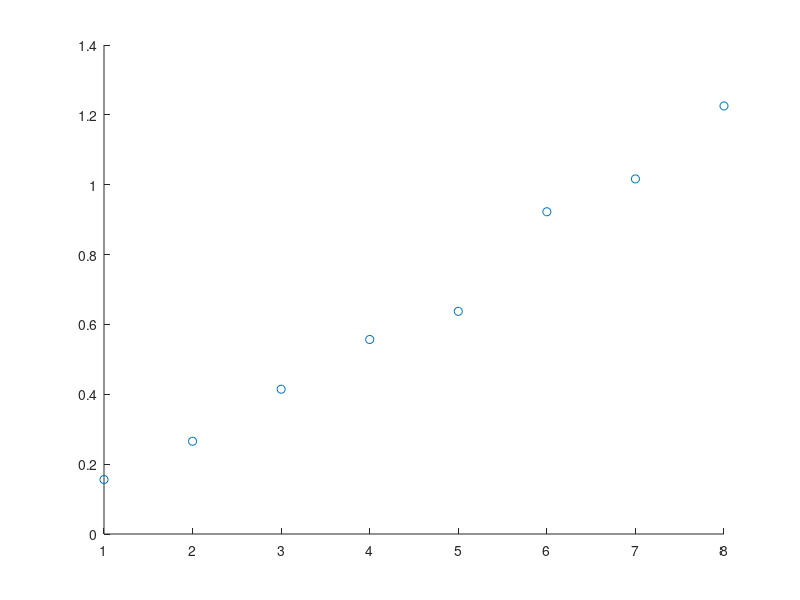

MATLAB code to generate this figure:
%% Clear, paths, seed
clear;

%% Plot
x = [1, 2, 3, 4, 5, 6, 7, 8]; % mio. datapoints
y = [0.155977, 0.265526, 0.414523, 0.556928, 0.637555, 0.922585, 1.016565, 1.225488]; % called "compute time"

scatter(x,y);